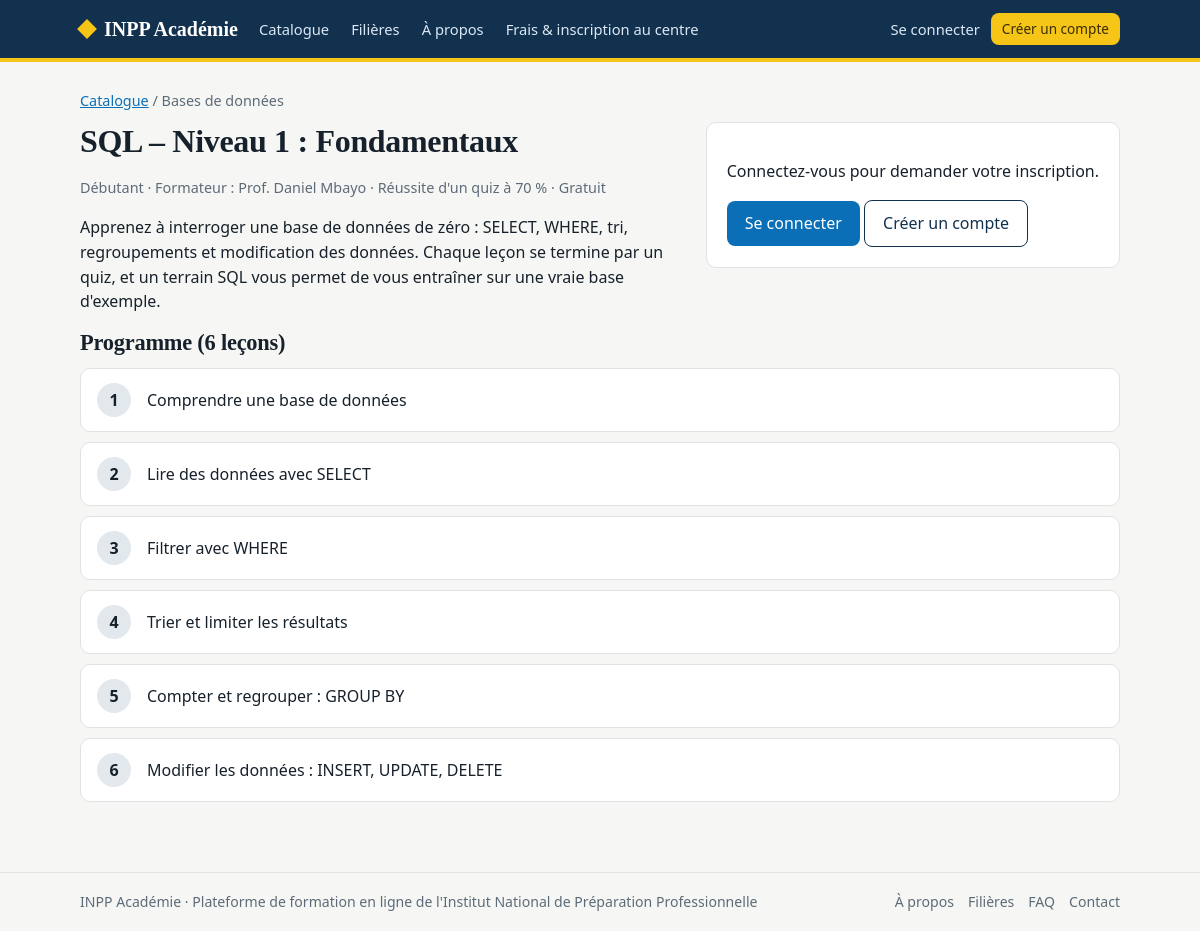
Page /cours/1 on the committed database.
### tables this page shows
CREATE TABLE courses (
    id INTEGER PRIMARY KEY AUTOINCREMENT,
    title TEXT NOT NULL,
    category TEXT NOT NULL DEFAULT 'Général',
    level TEXT NOT NULL DEFAULT 'Débutant',
    description TEXT NOT NULL DEFAULT '',
    fee_amount REAL NOT NULL DEFAULT 0,
    currency TEXT NOT NULL DEFAULT 'USD',
    pass_mark INTEGER NOT NULL DEFAULT 70,
    published INTEGER NOT NULL DEFAULT 1,
    trainer_id INTEGER NOT NULL REFERENCES users(id),
    created_at TEXT NOT NULL DEFAULT (datetime('now'))
);

CREATE TABLE users (
    id INTEGER PRIMARY KEY AUTOINCREMENT,
    full_name TEXT NOT NULL,
    email TEXT NOT NULL UNIQUE,
    password_hash TEXT NOT NULL,
    role TEXT NOT NULL CHECK (role IN ('formateur', 'stagiaire', 'secretaire')),
    must_change_password INTEGER NOT NULL DEFAULT 0,
    created_by INTEGER REFERENCES users(id) ON DELETE SET NULL,
    created_at TEXT NOT NULL DEFAULT (datetime('now'))
);

CREATE TABLE lessons (
    id INTEGER PRIMARY KEY AUTOINCREMENT,
    course_id INTEGER NOT NULL REFERENCES courses(id) ON DELETE CASCADE,
    position INTEGER NOT NULL,
    title TEXT NOT NULL,
    content TEXT NOT NULL DEFAULT '',
    image TEXT
);

### app.py (the view)
@app.route("/cours/<int:course_id>")
def course_public(course_id):
    course = get_course(course_id)
    if not course["published"] and not (g.user and g.user["id"] == course["trainer_id"]):
        abort(404)
    enrollment = get_enrollment(g.user["id"], course_id) if g.user else None
    return render_template("course_public.html", course=course, lessons=lessons_of(course_id),
                           enrollment=enrollment)

### app.py (called while the page is built)
def get_db():
    if "db" not in g:
        g.db = database.connect()
    return g.db

@app.before_request
def csrf_protect():
    if request.method == "POST":
        sent = request.form.get("_csrf", "")
        if not sent or not secrets.compare_digest(sent, session.get("_csrf", "")):
            abort(400, "Formulaire expiré. Rechargez la page et recommencez.")

@app.before_request
def load_user():
    g.user = None
    uid = session.get("uid")
    if uid:
        g.user = get_db().execute("SELECT * FROM users WHERE id=?", (uid,)).fetchone()
        if g.user is None:
            session.clear()
    if (g.user and g.user["must_change_password"]
            and request.endpoint not in ("change_password", "logout", "static")):
        return redirect(url_for("change_password"))

@app.context_processor
def inject_nav():
    pending = 0
    if g.get("user") and g.user["role"] == "formateur":
        pending = get_db().execute(
            "SELECT COUNT(*) FROM enrollments e JOIN courses c ON c.id=e.course_id "
            "WHERE c.trainer_id=? AND e.status='pending'", (g.user["id"],)).fetchone()[0]
    return {"pending_total": pending}

def get_course(course_id):
    row = get_db().execute(
        "SELECT c.*, u.full_name AS trainer_name FROM courses c JOIN users u ON u.id=c.trainer_id "
        "WHERE c.id=?", (course_id,)).fetchone()
    if row is None:
        abort(404)
    return row

def lessons_of(course_id):
    return get_db().execute("SELECT * FROM lessons WHERE course_id=? ORDER BY position, id",
                            (course_id,)).fetchall()

### db.py (called while the page is built)
def connect():
    conn = sqlite3.connect(DB_PATH)
    conn.row_factory = sqlite3.Row
    conn.execute("PRAGMA foreign_keys = ON")
    return conn

### templates/course_public.html (shortened to what this page needs)
{% extends "base.html" %}{% block title %}{{ course.title }}{% endblock %}
{% block content %}
<div class="crumbs"><a href="{{ url_for('catalogue') }}">Catalogue</a> / {{ course.category }}</div>
<div class="row between" style="align-items:flex-start">
  <div style="flex:1;min-width:280px">
    <h1>{{ course.title }}</h1>
    <p class="meta">{{ course.level }} · Formateur : {{ course.trainer_name }} · Réussite d'un quiz à {{ course.pass_mark }} % · {% if course.fee_amount %}{{ '%g'|format(course.fee_amount) }} {{ course.currency }}{% else %}Gratuit{% endif %}</p>
    <p style="max-width:65ch">{{ course.description }}</p>
  </div>
  <div class="card" style="min-width:270px">
    {% if not g.user %}
      <p>Connectez-vous pour demander votre inscription.</p>
      <a class="btn" href="{{ url_for('login', next=request.path) }}">Se connecter</a> <a class="btn alt" href="{{ url_for('register') }}">Créer un compte</a>
    {% elif g.user.role == 'formateur' %}
      {% if g.user.id == course.trainer_id %}<a class="btn" href="{{ url_for('course_manage', course_id=course.id) }}">Gérer ce cours</a>{% else %}<p class="meta">Cours d'un autre formateur.</p>{% endif %}
    {% elif not enrollment %}
      <p>Votre demande sera envoyée au formateur, qui la valide avant l'ouverture du cours.</p>
      <form method="post" action="{{ url_for('subscribe', course_id=course.id) }}">{{ csrf_field() }}<button class="btn sun">S'abonner à cette formation</button></form>
    {% endif %}
  </div>
</div>
<h2>Programme ({{ lessons|length }} leçons)</h2>
<ol class="path">
{% for l in lessons %}<li><span class="n">{{ loop.index }}</span><span class="grow">{{ l.title }}</span></li>{% endfor %}
</ol>
{% endblock %}

### templates/base.html (shortened to what this page needs)
<!doctype html>
<html lang="fr">
<head>
<link rel="stylesheet" href="{{ url_for('static', filename='style.css') }}">
</head>
<body>
<header class="topbar noprint"><div class="wrap">
  <a class="brand" href="{{ url_for('index') }}"><i></i>INPP Académie</a>
  <nav>
    {% if g.user and g.user.role == 'formateur' %}
      <a href="{{ url_for('trainer_dashboard') }}">Tableau de bord{% if pending_total %}<span class="badge">{{ pending_total }}</span>{% endif %}</a>
      <a href="{{ url_for('sections_list') }}">Présences</a>
      <a href="{{ url_for('learners') }}">Stagiaires</a>
      <a href="{{ url_for('catalogue') }}">Catalogue</a>
    {% elif g.user and g.user.role == 'secretaire' %}
      <a href="{{ url_for('sec_dashboard') }}">Secrétariat</a>
      <a href="{{ url_for('sec_new') }}">Nouvelle inscription</a>
      <a href="{{ url_for('sec_registry') }}">Registre</a>
      <a href="{{ url_for('sec_jury') }}">Jury</a>
      <a href="{{ url_for('sec_tariffs') }}">Tarifs</a>
    {% elif g.user %}
      <a href="{{ url_for('my_courses') }}">Mes formations</a>
      <a href="{{ url_for('catalogue') }}">Catalogue</a>
    {% else %}
      <a href="{{ url_for('catalogue') }}">Catalogue</a>
      <a href="{{ url_for('filieres_public') }}">Filières</a>
      <a href="{{ url_for('apropos') }}">À propos</a>
    {% endif %}
    {% if not g.user or g.user.role != 'secretaire' %}<a href="{{ url_for('procedure') }}">Frais &amp; inscription au centre</a>{% endif %}
  </nav>
  <div class="who">
    {% if g.user %}
      <span>{{ g.user.full_name }}</span>
      <a class="linkbtn" href="{{ url_for('change_password') }}">Mot de passe</a>
      <form method="post" action="{{ url_for('logout') }}" style="margin:0">{{ csrf_field() }}<button class="linkbtn">Se déconnecter</button></form>
    {% else %}
      <a class="linkbtn" href="{{ url_for('login') }}">Se connecter</a>
      <a class="btn sun small" href="{{ url_for('register') }}">Créer un compte</a>
    {% endif %}
  </div>
</div></header>
<main><div class="wrap">
  {% block content %}{% endblock %}
</div></main>
<footer class="noprint"><div class="wrap">
  <div class="row between">
    <span>INPP Académie · Plateforme de formation en ligne de l'Institut National de Préparation Professionnelle</span>
    <nav class="row" style="gap:14px">
      <a href="{{ url_for('apropos') }}">À propos</a>
      <a href="{{ url_for('filieres_public') }}">Filières</a>
      <a href="{{ url_for('faq') }}">FAQ</a>
      <a href="{{ url_for('contact') }}">Contact</a>
    </nav>
  </div>
</div></footer>
</body>
</html>

### static/style.css (style rules this page uses)
:root { --ink:#17212b;--muted:#5d6b78;--navy:#12314f;--river:#0b6fb8;--sun:#f5c518;--paper:#f6f7f4;--card:#fff;--line:#dfe3e6;--ok:#1f7a4d;--okbg:#e6f4ec;--bad:#b3261e;--badbg:#fdeceb;--warn:#7a5a00;--warnbg:#fff4cc;--infobg:#e7f1fa }
* { box-sizing:border-box }
body { margin:0;font:16px/1.55 "Segoe UI",Roboto,Helvetica,Arial,sans-serif;color:var(--ink);background:var(--paper) }
h1,h2,h3 { font-family:Georgia,"Times New Roman",serif;line-height:1.2;margin:0 0 .5em;letter-spacing:-.01em }
h1 { font-size:2rem }
h2 { font-size:1.4rem }
a { color:var(--river) }
.wrap { max-width:1080px;margin:0 auto;padding:0 20px }
.topbar { background:var(--navy);color:#fff;border-bottom:4px solid var(--sun) }
.topbar .wrap { display:flex;align-items:center;gap:12px;min-height:58px;flex-wrap:wrap }
.brand { font:700 1.25rem Georgia,serif;color:#fff;text-decoration:none;display:flex;align-items:center;gap:10px }
.brand i { width:14px;height:14px;background:var(--sun);display:inline-block;transform:rotate(45deg) }
.topbar nav { display:flex;gap:4px;flex:1;flex-wrap:wrap }
.topbar nav a,.linkbtn { color:#dbe7f3;text-decoration:none;padding:8px 9px;border-radius:6px;font-size:.92rem;background:none;border:0;cursor:pointer;font-family:inherit }
.who { display:flex;align-items:center;gap:2px;font-size:.88rem;color:#dbe7f3 }
main { padding:28px 0 60px;min-height:70vh }
footer { border-top:1px solid var(--line);padding:18px 0;color:var(--muted);font-size:.88rem }
footer a { color:var(--muted);text-decoration:none }
footer .row { flex-wrap:wrap;gap:10px }
.card { background:var(--card);border:1px solid var(--line);border-radius:10px;padding:20px }
.meta { color:var(--muted);font-size:.9rem }
.row { display:flex;gap:12px;align-items:center;flex-wrap:wrap }
.between { justify-content:space-between }
.btn { display:inline-block;background:var(--river);color:#fff;border:0;border-radius:8px;padding:10px 18px;font:600 .95rem inherit;font-family:inherit;text-decoration:none;cursor:pointer }
.btn.alt { background:#fff;color:var(--navy);border:1px solid var(--navy) }
.btn.sun { background:var(--sun);color:#3a2d00 }
.btn.small { padding:5px 11px;font-size:.85rem }
.path { list-style:none;margin:0;padding:0;counter-reset:s }
.path li { display:flex;gap:16px;align-items:center;padding:14px 16px;background:#fff;border:1px solid var(--line);border-radius:10px;margin-bottom:10px }
.path .n { width:34px;height:34px;border-radius:50%;background:#e3e8ec;display:grid;place-items:center;font-weight:700;flex:none }
.path .grow { flex:1 }
.crumbs { font-size:.9rem;color:var(--muted);margin-bottom:10px }

### rows in the picture
courses: category "Bases de données", title "SQL – Niveau 1 : Fondamentaux", level "Débutant", pass_mark "70", description "Apprenez à interroger une base de données de zéro : SELECT, WHERE, tri, regroupements et modification des données. Chaque leçon se termine par un quiz, et un terrain SQL vous permet de vous entraîner sur une vraie base d'exemple."
users: trainer_name "Prof. Daniel Mbayo"
lessons: title "Comprendre une base de données"
lessons: title "Lire des données avec SELECT"
lessons: title "Filtrer avec WHERE"
lessons: title "Trier et limiter les résultats"
lessons: title "Compter et regrouper : GROUP BY"
lessons: title "Modifier les données : INSERT, UPDATE, DELETE"

### other values in the picture
{{ lessons|length }} "6"
